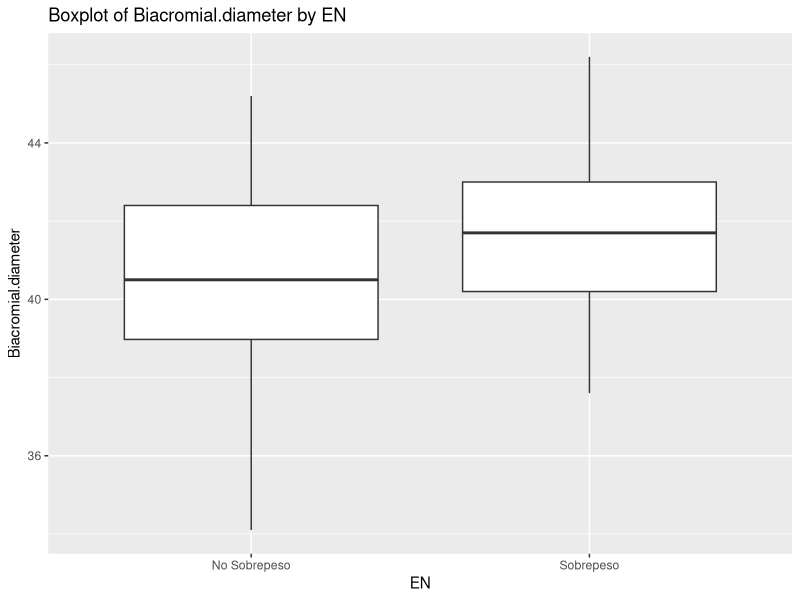
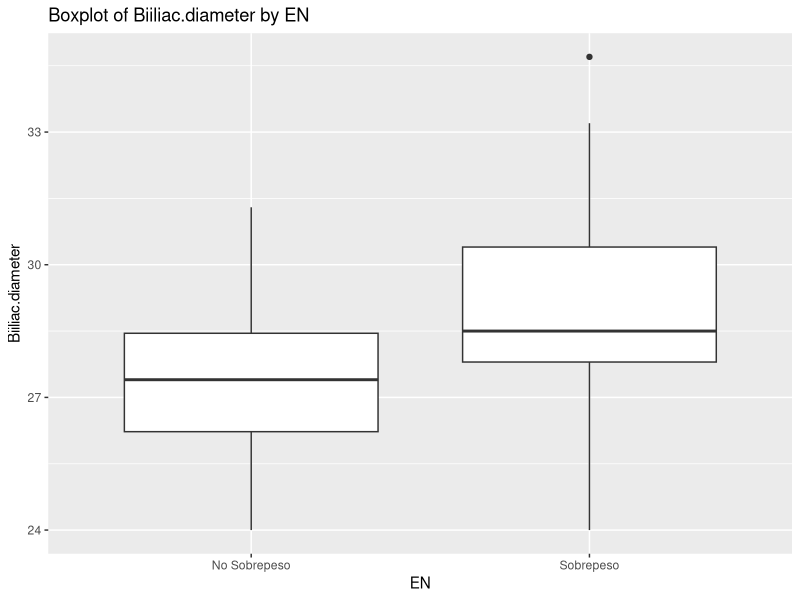
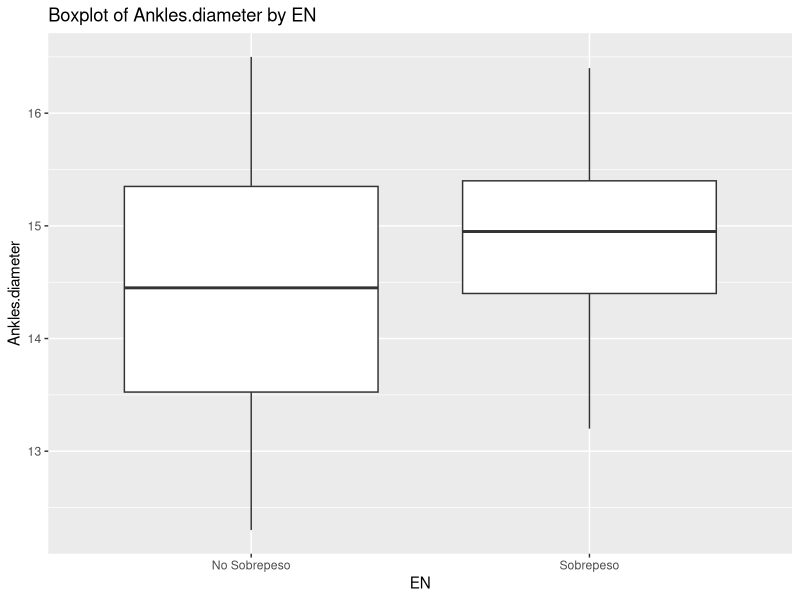
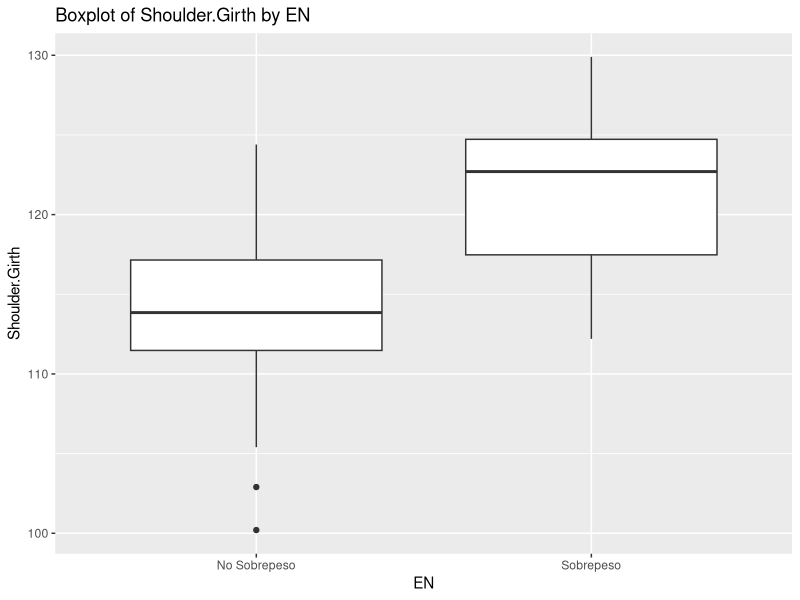
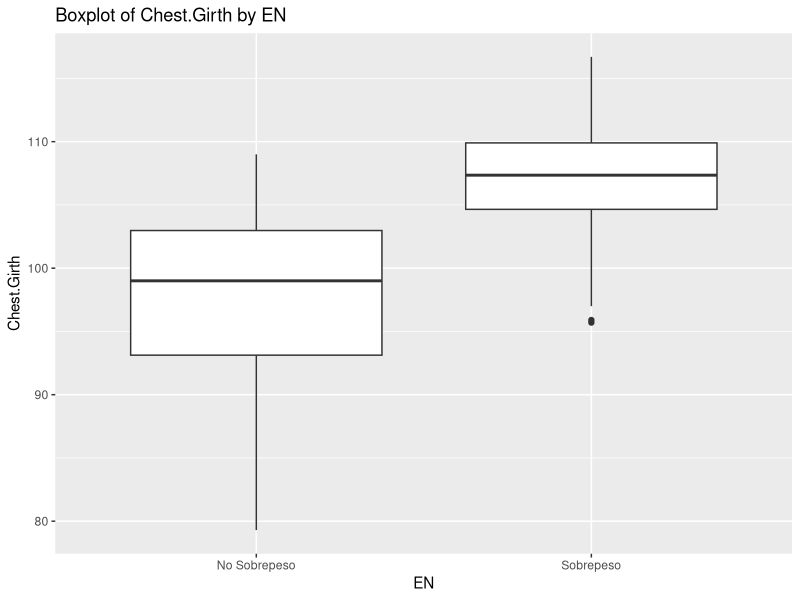
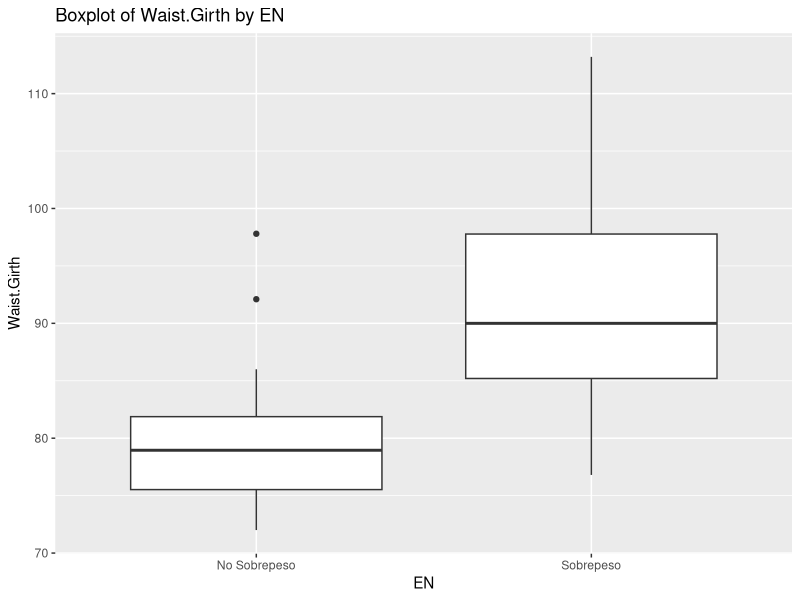
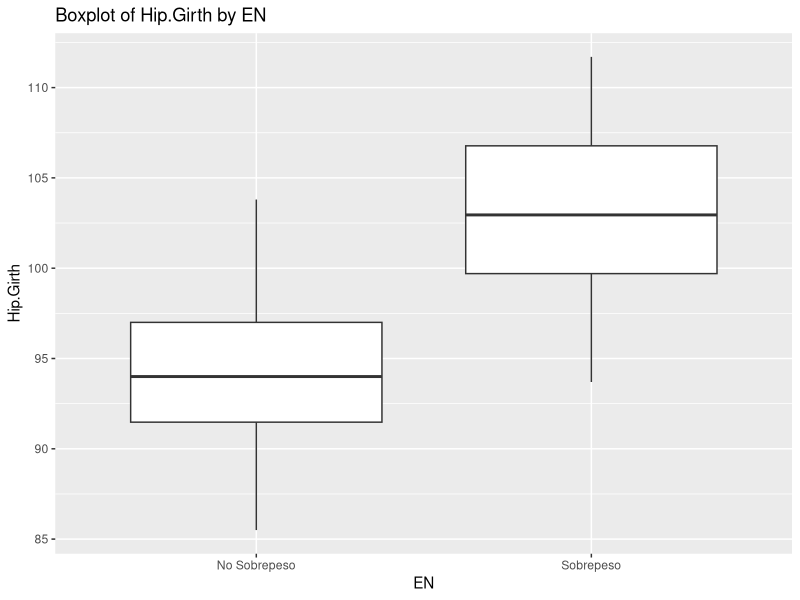
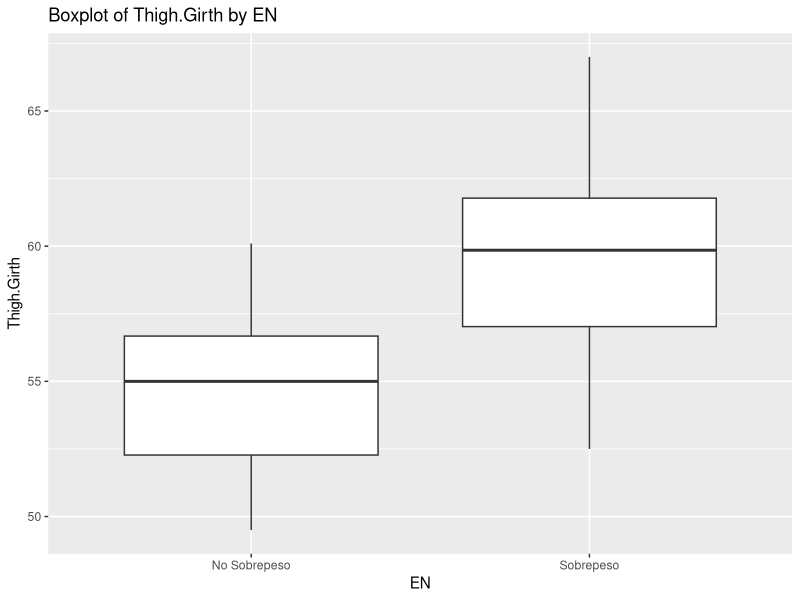

These figures' R source, in order:
## ---- chunk 1
knitr::opts_chunk$set(echo = TRUE)
library(dplyr)
library(tidyverse)
library(ggpubr)
library(ggplot2)
library(tidyr)
library(reshape2)
library(pROC)
library(lmtest)
library(car)

## ---- chunk 2
datos <- read.csv2("EP09 Datos.csv", sep = ";")
head(datos)
## ---- chunk 3
# Crear la variable IMC
datos$IMC <- datos$Weight / (datos$Height / 100)^2
## ---- chunk 4
# Sobrepeso: IMC >= 25.0
# No sobrepeso: IMC < 25.0

# Crear la variable dicotómica EN (estado nutricional)
datos$EN <- ifelse(datos$IMC >= 25.0, "Sobrepeso", "No Sobrepeso")


## ---- chunk 5
set.seed(8215)
## ---- chunk 6
datos_h <- datos[datos$Gender == 1, ] # Hombres

h_sobrepeso = datos_h[datos_h$EN == "Sobrepeso",]
h_no_sobrepeso = datos_h[datos_h$EN == "No Sobrepeso",]


print(head(h_sobrepeso))
print(head(h_no_sobrepeso))

# Seleccionar 45 datos con sobrepeso y 45 datos sin sobrepeso
muestra_h_sobrepeso <- h_sobrepeso[sample(1:nrow(h_sobrepeso), size = 45),]
muestra_h_no_sobrepeso <- h_no_sobrepeso[sample(1:nrow(h_no_sobrepeso), size = 45),]

muestra_h <- rbind(muestra_h_no_sobrepeso, muestra_h_sobrepeso)


# Dividir en subconjuntos de 30 y 15
subconjunto_30_sobrepeso <- muestra_h_sobrepeso[1:30, ]
subconjunto_15_sobrepeso <- muestra_h_sobrepeso[31:45, ]

subconjunto_30_no_sobrepeso <- muestra_h_no_sobrepeso[1:30, ]
subconjunto_15_no_sobrepeso <- muestra_h_no_sobrepeso[31:45, ]

# Combinar los subconjuntos  
conjunto_final_60_entrenamiento <- rbind(subconjunto_30_sobrepeso, subconjunto_30_no_sobrepeso)
conjunto_final_30_prueba <- rbind(subconjunto_15_sobrepeso, subconjunto_15_no_sobrepeso)


## ---- chunk 7

# Ocho predictores aleatorios previos.
predictores <- c( "Knees.diameter", "Bicep.Girth", "Chest.diameter", "Wrists.diameter", "Elbows.diameter", "Chest.depth", "Bitrochanteric.diameter", "Navel.Girth")

# Se obtiene el resto de predictores.
predictores_completo <- names(conjunto_final_60_entrenamiento)
resto_predictores <- setdiff(predictores_completo, predictores)

# Se analiza la correlación entre las variables, esto mediante gráficos de caja.
for (var in resto_predictores) {
  p <- ggplot(conjunto_final_60_entrenamiento, aes_string(x = "EN", y = var)) +
    geom_boxplot() +
    labs(title = paste("Boxplot of", var, "by EN"))
  print(p)
}


## ---- chunk 8

  # Para seleccionar un variable observamos la diferencia de las medias.
  
  diferencias_medianas <- data.frame(variable = character(), diferencia = numeric())
  
  for (var in resto_predictores) {
    # Verificamos si la variable es numérica
    if (is.numeric(conjunto_final_60_entrenamiento[[var]])) {
      # Calculamos las medianas por grupo para la variable actual
      medianas <- conjunto_final_60_entrenamiento %>% 
        group_by(EN) %>% 
        summarize(mediana = median(!!sym(var), na.rm = TRUE)) %>%
        na.omit() # Eliminamos los grupos con datos faltantes
  
      # Asegúrate de que hay al menos dos grupos con medianas no-NA
      if (nrow(medianas) > 1) {
        # Calculamos la diferencia de las medianas
        diferencia <- abs(medianas$mediana[1] - medianas$mediana[2])
  
        # Agregamos los resultados a nuestro dataframe
        diferencias_medianas <- rbind(diferencias_medianas, data.frame(variable = var, diferencia = diferencia))
      }
    }
  }
  
  # Ordenamos las variables por la diferencia de medianas
  diferencias_medianas <- diferencias_medianas %>% arrange(desc(diferencia))
  diferencias_medianas
  
## ---- chunk 9

conjunto_final_60_entrenamiento$EN <- as.factor(conjunto_final_60_entrenamiento$EN)

modelo_inicial <- glm(EN ~ Waist.Girth, family = binomial(link= "logit"), data = 
                conjunto_final_60_entrenamiento)
print(summary(modelo_inicial))

modelo_inicial


## ---- chunk 10

#Ajustamos el modelo completo
modelo_completo <- glm(EN ~ Knees.diameter + Bicep.Girth + Chest.diameter + Wrists.diameter + Elbows.diameter + Chest.depth + Bitrochanteric.diameter + Navel.Girth + Waist.Girth, family = binomial(link = "logit"), data = conjunto_final_60_entrenamiento)

# Evaluamos las variables para incorporar
print(add1(modelo_inicial, scope = modelo_completo))

# Seleccionamos la variable con menor AIC -> En este caso Bicep.Girth
modelo_final  <- update(modelo_inicial, . ~ . + Bicep.Girth)

# Analizamos cual es mejor, y así poder seguir agregando predictores
print(lrtest(modelo_inicial, modelo_final))

# Evaluamos las variables para incorporar
print(add1(modelo_final, scope = modelo_completo))

# Seleccionamos la variable con menor AIC -> En este caso Bitrochanteric.diameter
modelo_final  <- update(modelo_final, . ~ . + Bitrochanteric.diameter)

# Analizamos cual es mejor, y así poder seguir agregando predictores
print(lrtest(modelo_inicial, modelo_final))

# Evaluamos las variables para incorporar
print(add1(modelo_final, scope = modelo_completo))

# Seleccionamos la variable con menor AIC -> En este caso Knees.diameter
modelo_final  <- update(modelo_final, . ~ . + Knees.diameter)

# Analizamos cual es mejor, y así poder seguir agregando predictores
print(lrtest(modelo_inicial, modelo_final))
## ---- chunk 11
#Verificación de multicolinealidad
cat("Verificación de multicolinealidad")
vifs <- vif(modelo_final)
cat("\nVIF: ")
print(vifs)
cat("\nPromedio VIF: ")
print(mean(vifs))
cat("------------------------------------------------\n")

#Verificamos la independencia de los residuos
print(durbinWatsonTest(modelo_final, max.lag = 5))
cat("\n\n")

#Detectamos posibles valores atipicos
plot(modelo_final)

# Obtenemos residuos y las estadisticas
resultados <- data.frame(respuesta_predicha = fitted(modelo_final))

resultados[["residuos_estandarizados"]] <- rstandard(modelo_final)
resultados[["residuos_estudiantizados"]] <- rstudent(modelo_final)
resultados[["distancia_Cook"]] <- cooks.distance(modelo_final)
resultados[["dfBeta"]] <- dfbeta(modelo_final)
resultados[["dffit"]] <- dffits(modelo_final)
resultados[["apalancamiento"]] <- hatvalues(modelo_final)
resultados[["covratio"]] <- covratio(modelo_final)


# Buscamos las observciones con residuos estandarizados fuera del 95% esperado
sospechoso1 <- which(abs(resultados[["residuos_estandarizados"]]) > 1.96)
sospechoso1 <- sort(sospechoso1)
cat("- Residuos estandarizados fuera del 95% esperado: ", sospechoso1, "\n")
print(rownames(conjunto_final_60_entrenamiento[sospechoso1, ]))
cat("------------------------------------------------\n")


# Buscamos observaciones con distancia de Cook mayor a 1
sospechoso2 <- which(resultados[["distancia_cook"]] > 1)
cat("- Residuos con una distancia de Cook alta:", sospechoso2, "\n")
print(rownames(conjunto_final_60_entrenamiento[sospechoso2, ]))
cat("------------------------------------------------\n")

# Buscamos observaciones con apalancamiento mayor igual al doble o triple del apalacamiento promedio
apal_medio <- (ncol(conjunto_final_60_entrenamiento)) / nrow(conjunto_final_60_entrenamiento)
sospechoso3 <- which(resultados[["apalancamiento"]] > apal_medio)
sospechoso3 <- sort(sospechoso3)
cat("- Residuos con apalancamiento fuera del rango (>")
cat(round(apal_medio, 3), ")", "\n", sep = "" )
print(rownames(conjunto_final_60_entrenamiento[sospechoso3, ]))
cat("------------------------------------------------\n")


# Revisar datos con DFbeta >= 1
sospechoso4 <- which(apply(resultados[["dfBeta"]] >= 1, 1, any))
sospechoso4 <- sort(sospechoso4)
names(sospechoso4) <- NULL
cat("- Residuos con DFBeta >= 1:", sospechoso4, "\n")
print(rownames(conjunto_final_60_entrenamiento[sospechoso4, ]))
cat("------------------------------------------------\n")


# Detalle de las observaciones posiblemente atípicas
sospechosos <- c(sospechoso1, sospechoso2, sospechoso3, sospechoso4)
sospechosos <- sort(unique(sospechosos))
cat("\n\n")
cat("Casos sospechosos\n")
cat("---------------------------------\n")
print(conjunto_final_60_entrenamiento[sospechosos, ])
cat("\n\n")
print(resultados[sospechosos, ])
## ---- chunk 12
# Se evalúa el modelos con el conjunto de entrenamiento y prueba

cat("Evaluacion del modelo a partir del conjunto de entrenamiento: \n")
prob_entrenamiento <- predict(modelo_final, conjunto_final_60_entrenamiento, type = "response")

umbral <- 0.5
prob_entrenamiento <- sapply(prob_entrenamiento, function(p) ifelse(p > umbral, 1, 0))

# Asegúrate de que prob_entrenamiento sea numérico
prob_entrenamiento <- as.numeric(prob_entrenamiento)

ROC_entrenamiento <- roc(conjunto_final_60_entrenamiento[["EN"]], prob_entrenamiento)
plot(ROC_entrenamiento)

# Crear una tabla de contingencia
matriz_confusion_e <- table(Real = conjunto_final_60_entrenamiento[["EN"]], Predicho = prob_entrenamiento)

# Imprimir la matriz de confusión
print(matriz_confusion_e)

sensibilidad <- matriz_confusion_e[2, 2] / sum(matriz_confusion_e[2, ])
especificidad <- matriz_confusion_e[1, 1] / sum(matriz_confusion_e[1, ])
cat("Sensibilidad:", sensibilidad)
cat("\n")
cat("Especificidad:", especificidad)

cat("\n---------------------------------\n")

cat("Evaluacion del modelo a partir del conjunto de prueba: \n")
prob_prueba <- predict(modelo_final, conjunto_final_30_prueba, type = "response")

umbral <- 0.5
prob_prueba <- sapply(prob_prueba, function(p) ifelse(p > umbral, 1, 0))
prob_prueba <- as.numeric(prob_prueba)

ROC_prueba <- roc(conjunto_final_30_prueba[["EN"]], prob_prueba)
plot(ROC_prueba)

# Crear una tabla de contingencia
matriz_confusion_p <- table(Real = conjunto_final_30_prueba[["EN"]], Predicho = prob_prueba)

# Imprimir la matriz de confusión
print(matriz_confusion_p)

sensibilidad <- matriz_confusion_p[2, 2] / sum(matriz_confusion_p[2, ])
especificidad <- matriz_confusion_p[1, 1] / sum(matriz_confusion_p[1, ])
cat("Sensibilidad:", sensibilidad)
cat("\n")
cat("Especificidad:", especificidad)

cat("\n---------------------------------\n")

# Se obtiene la muestra de 40


muestra_90 <- rbind(conjunto_final_60_entrenamiento, conjunto_final_30_prueba)
index <- as.numeric(rownames(muestra_90))
datos_h_resto<- datos_h[!rownames(datos_h) %in% index, ]
muestra_40 <- datos_h_resto[sample(1:nrow(datos_h_resto), size = 40), ]

cat("Evaluacion del modelo a partir del conjunto de 40 personas nuevas: \n")
prob_40 <- predict(modelo_final, muestra_40, type = "response")

umbral <- 0.5
prob_40 <- sapply(prob_40, function(p) ifelse(p > umbral, 1, 0))
prob_40 <- as.numeric(prob_40)

ROC_prueba <- roc(muestra_40[["EN"]], prob_40)
plot(ROC_prueba)

# Crear una tabla de contingencia
matriz_confusion_40 <- table(Real = muestra_40[["EN"]], Predicho = prob_40)

# Imprimir la matriz de confusión
print(matriz_confusion_40)

sensibilidad <- matriz_confusion_40[2, 2] / sum(matriz_confusion_40[2, ])
especificidad <- matriz_confusion_40[1, 1] / sum(matriz_confusion_40[1, ])
cat("Sensibilidad:", sensibilidad)
cat("\n")
cat("Especificidad:", especificidad)

cat("\n---------------------------------\n")


